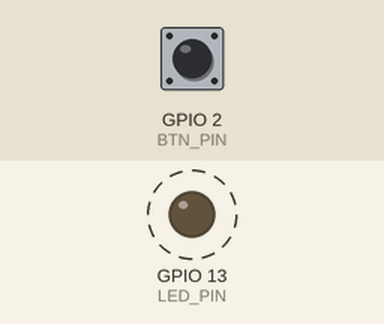
Simulated run of this program. Board: ESP32. Shown: output pins drawn as LEDs (lit = HIGH). Dashed ring = blinking. The inputs (shaded band) are chosen by the test bench; at power-on: GPIO 2 (BTN_PIN) HIGH. WiFi joins after 1.5 s; servers stay silent unless stated; what the program prints to the serial monitor is not drawn.

Above: at 1.2 s.
1.3 s: GPIO 2 (BTN_PIN) pulled LOW for 0.15 s
Timing chart, 0 to 10.4 s (numbered marks = the images above; inputs shaded):
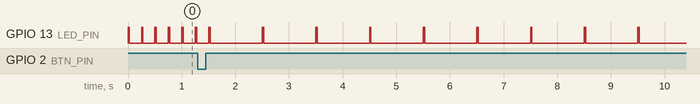

Measured:
- by itself, GPIO 13 (LED_PIN): alternates HIGH for 0.03 s and LOW for 0.98 s

The program:

main.cpp
```cpp
// Урок:
// https://www.youtube.com/watch?v=KosUkJmHWxI
#include <Arduino.h>
#include <WiFi.h>
// Состояния для светодиода
enum ledmode_t : uint8_t
{
  LED_OFF,
  LED_ON,
  LED_1HZ, // 1 Гц
  LED_2HZ, // 2 Гц
  LED_4HZ  // 4 Гц
};

// Состояния для кнопки
enum buttonstate_t : uint8_t
{
  BTN_RELEASED,
  BTN_PRESSED,
  BTN_CLICK,
  BTN_LONGCLICK
};

const uint8_t LED_PIN = 13;  // Светодиод 13 пин
const bool LED_LEVEL = HIGH; // Высокий уровень сигнала
const uint8_t BTN_PIN = 2;   // Кнопка 0 пин
const bool BTN_LEVEL = LOW;  // Высокий уровень сигнала

TaskHandle_t blink;
QueueHandle_t queue;

static void setBlink(ledmode_t mode)
{
  if (xTaskNotify(blink, mode, eSetValueWithOverwrite) != pdPASS)
    Serial.println("Error setting LED mode!");
}

// Задача FreeRTOS для мигания светодиода
void blinkTask(void *pvParam)
{
  const uint32_t LED_PULSE = 25; // 25 ms.

  ledmode_t ledmode = LED_OFF;

  pinMode(LED_PIN, OUTPUT);          // Режим работы пина LED_PIN
  digitalWrite(LED_PIN, !LED_LEVEL); // Выключение светодиода
  while (true)
  {
    uint32_t notifyValue;

    if (xTaskNotifyWait(0, 0, &notifyValue, ledmode < LED_1HZ ? portMAX_DELAY : 0) == pdTRUE)
    {
      ledmode = (ledmode_t)notifyValue;
      if (ledmode == LED_OFF) // Выключение светодиода
        digitalWrite(LED_PIN, !LED_LEVEL);
      else if (ledmode == LED_ON) // Включение светодиода
        digitalWrite(LED_PIN, LED_LEVEL);
    }
    if (ledmode >= LED_1HZ)
    {
      digitalWrite(LED_PIN, LED_LEVEL);
      vTaskDelay(pdMS_TO_TICKS(LED_PULSE));
      digitalWrite(LED_PIN, !LED_LEVEL);
      vTaskDelay(pdMS_TO_TICKS((ledmode == LED_1HZ ? 1000 : ledmode == LED_2HZ ? 500
                                                                               : 250) -
                               LED_PULSE));
    }
  }
}

void IRAM_ATTR btnISR()
{
  // Избежание дребезга контактов на кнопке
  const uint32_t CLICK_TIME = 20;      // 20 ms.
  const uint32_t LONGCLICK_TIME = 500; // 500 ms.
  static uint8_t lastPressed = 0;

  uint32_t time = millis();
  bool btn = digitalRead(BTN_PIN) == BTN_LEVEL;

  buttonstate_t state;
  if (btn)
  {
    state = BTN_PRESSED;
    lastPressed = time;
  }
  else
  {
    if (time - lastPressed >= LONGCLICK_TIME)
      state = BTN_LONGCLICK;
    else if (time - lastPressed >= CLICK_TIME)
      state = BTN_CLICK;
    else
      state = BTN_RELEASED;
    lastPressed = 0;
  }
  xQueueSendFromISR(queue, &state, NULL);
}

void wifiTask(void *pvParam)
{
  const uint32_t WIFI_TIMEOUT = 30000; // 30 ms

  WiFi.persistent(false);
  WiFi.mode(WIFI_STA);
  WiFi.disconnect();
  while (true)
  {
    if (!WiFi.isConnected())
    {
      uint32_t start = millis();

      WiFi.begin("SmartTech", "78937451");
      Serial.print("Connecting to WiFi");
      setBlink(LED_4HZ);

      while ((!WiFi.isConnected()) && (millis() - start < WIFI_TIMEOUT))
      {
        Serial.print('.');
        vTaskDelay(pdMS_TO_TICKS(500));
      }
      if (WiFi.isConnected())
      {
        Serial.print("OP (IP");
        Serial.print(WiFi.localIP());
        Serial.print(')');
        setBlink(LED_1HZ);
      }
      else
      {
        WiFi.disconnect();
        Serial.println(" FAIL!");
        setBlink(LED_OFF);
        vTaskDelay(pdMS_TO_TICKS(WIFI_TIMEOUT));
      }
    }
    else
    {
      vTaskDelay(pdMS_TO_TICKS(1000));
    }
  }
}

// Функция для очистки буфера и отправки esp в глубокий сон
static void halt(const char *msg)
{
  Serial.println(msg);
  Serial.flush();
  esp_deep_sleep_start();
}

void setup()
{
  Serial.begin(115200);
  Serial.println();
  pinMode(BTN_PIN, INPUT_PULLUP);
  attachInterrupt(digitalPinToInterrupt(BTN_PIN), btnISR, CHANGE);
  if (xTaskCreate(blinkTask, "blink", 1024, NULL, 1, &blink) != pdPASS)
    halt("Error creating blink task!");
 if (xTaskCreatePinnedToCore(wifiTask, "WiFi", 4096, NULL, 1, NULL, 1) != pdPASS)
    halt("Error creating WiFi task!");
  queue = xQueueCreate(32, sizeof(buttonstate_t)); // Очередь
  if (!queue)
    halt("Error creating queue!");
}

void loop()
{
  buttonstate_t state;

  if (xQueueReceive(queue, &state, portMAX_DELAY) == pdTRUE)
  {
    Serial.print("Button ");
    switch (state)
    {
    case BTN_RELEASED:
      Serial.println("released");
      break;
    case BTN_PRESSED:
      Serial.println("pressed");
      break;
    case BTN_CLICK:
      Serial.println("clicked");
      break;
    case BTN_LONGCLICK:
      Serial.println("long clicked");
      break;
    }
  }
}
```
